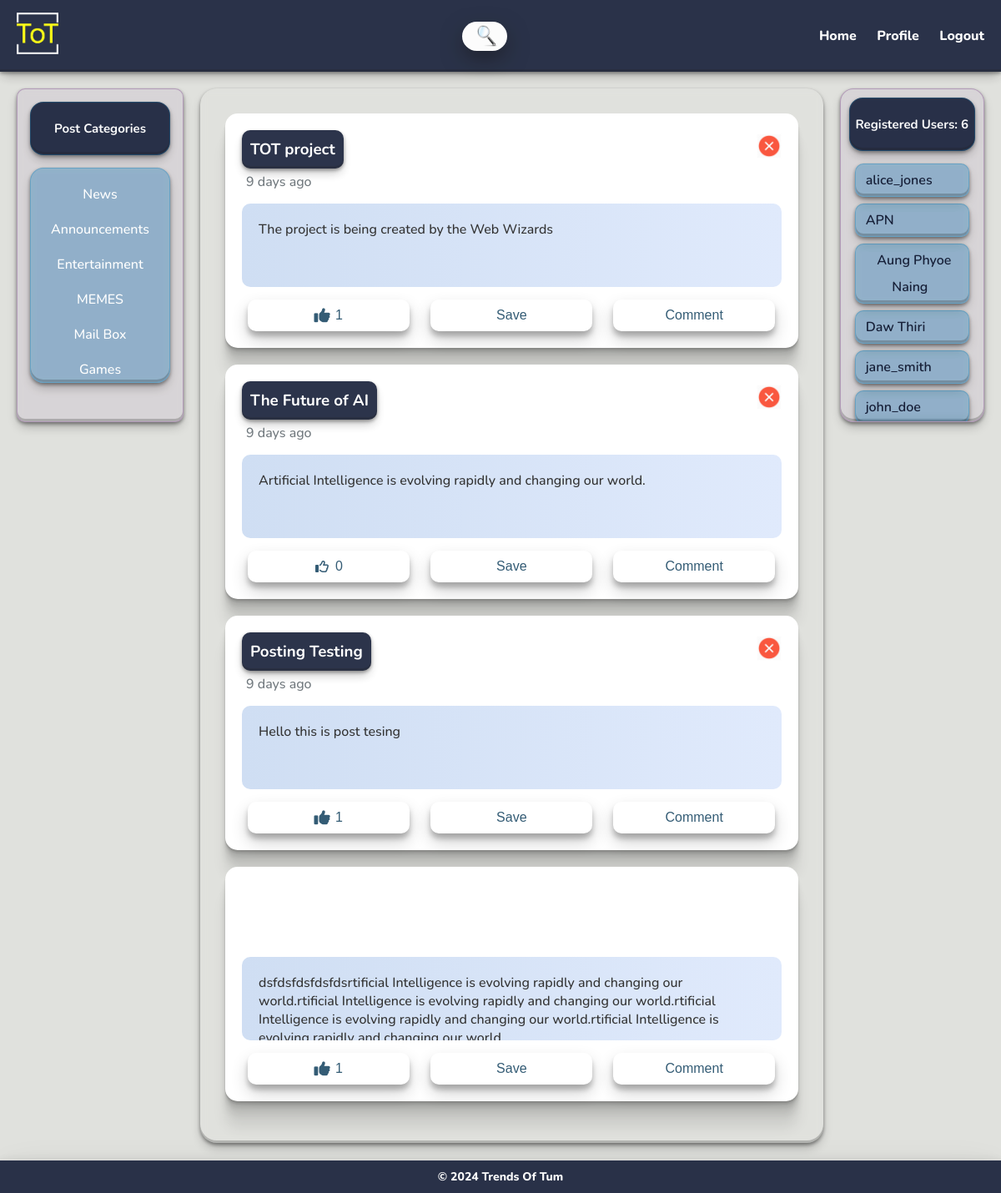
Page /index.php?category=1 (signed in) on the committed database.
### tables this page shows
CREATE TABLE `categories` (
  `id` int(11) NOT NULL,
  `name` varchar(100) NOT NULL,
  `created_at` timestamp NOT NULL DEFAULT current_timestamp()
);

CREATE TABLE `posts` (
  `id` int(11) NOT NULL,
  `title` varchar(255) NOT NULL,
  `content` text NOT NULL,
  `author_id` int(11) DEFAULT NULL,
  `category_id` int(11) DEFAULT NULL,
  `created_at` timestamp NOT NULL DEFAULT current_timestamp(),
  `likes` int(11) DEFAULT 0
);

CREATE TABLE `users` (
  `id` int(11) NOT NULL,
  `username` varchar(50) NOT NULL,
  `email` varchar(100) NOT NULL,
  `password` varchar(255) NOT NULL,
  `created_at` timestamp NOT NULL DEFAULT current_timestamp()
);

### time_calculator.php (called while the page is built)
<?php
function simple_time_ago($created_at) {
    $time_ago = strtotime($created_at);
    $current_time = time();
    $time_difference = $current_time - $time_ago;
    $seconds = $time_difference;
    if ($seconds <= 60) {
        return "Just now";
    } elseif ($seconds <= 3600) {
        return floor($seconds / 60) . " minutes ago";
    } elseif ($seconds <= 86400) {
        return floor($seconds / 3600) . " hours ago";
    } else {
        return floor($seconds / 86400) . " days ago";
    }
}
?>

### load_posts.php (the view, shortened to what this page needs)
<?php
include('db_config.php');
require_once('time_calculator.php');
$category = isset($_GET['category']) ? $_GET['category'] : null;
$user_id = $_SESSION["user_id"];
if ($category) {
    $query = "SELECT * FROM posts WHERE category_id = '$category'";
} else {
    $query = "SELECT * FROM posts ORDER BY created_at DESC";
}
$result = $conn->query($query);
while ($post = $result->fetch_assoc()) {
    $post_id = $post['id'];
    $likeQuery = "SELECT * FROM likes WHERE post_id = $post_id AND user_id = $user_id";
    $likeResult = $conn->query($likeQuery);
    $isLiked = $likeResult->num_rows > 0;
?>
    <article class="post" id="post-<?php echo $post['id'] ?>">
        <div class="post-header">
            <div class="post-title">
                <h3><?php echo $post['title'] ?></h3>
            </div>
            <div class="close-btn" onclick="hidePost(<?php echo $post['id']; ?>)">
                <img src="Close.png" width="30" height="30" alt="Close">
            </div>
        </div>
        <div class="posted-time" style="color :#71797E; margin-top : 5px; margin-left: 5px">
            <p><?php echo simple_time_ago($post['created_at']) ?></p>
        </div>
        <div class=" post-content"><?php echo $post['content'] ?>
            </div>
            <div class="post-actions">
                <button id="like-button-<?php echo $post['id'] ?>" class="<?php echo $isLiked ? 'liked' : 'not-liked'; ?>" onclick="likePost(<?php echo $post['id'] ?>)">
                    <i class="fa <?php echo $isLiked ? 'fa-thumbs-up' : 'fa-thumbs-o-up'; ?>"></i>
                    <span id="like-count-<?php echo $post['id'] ?>"><?php echo $post['likes'] ?></span>
                </button>
                <button onclick="savePost(<?php echo $post['id'] ?>)">Save</button>
                <button onclick="toggleCommentBox(<?php echo $post['id'] ?>)">Comment</button>
            </div>
    </article>
<?php }
?>

### load_categories.php
<?php
include('db_config.php');
$query = "SELECT * FROM categories";
$result = $conn->query($query);
while ($category = $result->fetch_assoc()) {
    echo "<li><a href='index.php?category=" . $category['id'] . "'>" . $category['name'] . "</a></li>";
}

### show_user_list.php
<?php
include 'db_config.php';
$query = "SELECT username FROM users";
$result = $conn->query($query);
while ($row = $result->fetch_assoc()){ ?>
<div class="user-container">
<li><a href="#"><?php echo $row['username']?></a></li>
</div>
<?php }
?>

### css/glass_style.css (style rules this page uses)
* { margin: 0; padding: 0; box-sizing: border-box; }
body { font-family: "Nunito", sans-serif; font-optical-sizing: auto; font-weight: 800; font-style: normal; background: #e0e1dd; color: #333; min-height: 100vh; height: 100%; display: flex; flex-direction: column; }
header, footer, .categories, .post, .registered-users { box-shadow: rgba(17, 17, 26, 0.1) 0px 4px 16px, rgba(17, 17, 26, 0.1) 0px 8px 24px, rgba(17, 17, 26, 0.1) 0px 16px 56px; transition: box-shadow 0.3s ease-in-out; }
.categories li { margin: 10px 0; }
.categories a { text-align: center; text-decoration: none; color: white; display: block; border-radius: 5px; transition: transform 0.2s; font-weight: 500; }
.post { background: white; border-radius: 15px; padding: 20px; font-weight: 500; position: relative; transition: transform 0.3s; box-shadow: rgba(0, 0, 0, 0.09) 0px 2px 1px, rgba(0, 0, 0, 0.09) 0px 4px 2px, rgba(0, 0, 0, 0.09) 0px 8px 4px, rgba(0, 0, 0, 0.09) 0px 16px 8px, rgba(0, 0, 0, 0.09) 0px 32px 16px; max-width: 800px; margin: 0 auto; margin-bottom: 20px; transition: 0.3s; }
.post-header { display: flex; align-items: center; justify-content: space-between; color: white; }
.post-title { background: #161f38; opacity: 0.9; display: inline-block; padding: 10px; border-radius: 10px; box-shadow: rgba(0, 0, 0, 0.4) 0px 2px 4px, rgba(0, 0, 0, 0.3) 0px 7px 13px -3px, rgba(0, 0, 0, 0.2) 0px -3px 0px inset; font-size: 16px; }
.close-btn { background: transparent; border: none; font-size: 24px; color: #ff9a9e; cursor: pointer; }
.post-content { margin: 15px 0; font-size: 16px; background: #e0eafc; background: -webkit-linear-gradient(to right, #cfdef3, #e0eafc); background: linear-gradient(to right, #cfdef3, #e0eafc); border-radius: 10px; height: 100px; padding: 20px; overflow-y: scroll; }
.post-actions { display: flex; justify-content: space-around; }
.post-actions button { padding: 10px 20px; background: rgb(255, 255, 255); border: none; color: #345c75; border-radius: 10px; cursor: pointer; transition: all 0.3s ease; width: 30%; box-shadow: rgba(0, 0, 0, 0.19) 0px 10px 20px, rgba(0, 0, 0, 0.23) 0px 6px 6px; font-size: 16px; display: flex; align-items: center; justify-content: center; transition: 0.3s; }
.user-container { display: flex; justify-content: space-between; }
.user-list .user-container { background: rgba(0, 119, 182, 0.3); border-radius: 10px; box-shadow: rgba(0, 0, 0, 0.4) 0px 2px 4px, rgba(0, 0, 0, 0.3) 0px 7px 13px -3px, rgba(0, 0, 0, 0.2) 0px -3px 0px inset; backdrop-filter: blur(5px); -webkit-backdrop-filter: blur(5px); border: 1px solid rgba(0, 119, 182, 0.3); list-style: none; line-height: 2em; padding: 3px 7px; margin: 0 7px; margin-bottom: 8px; text-align: center; }
.user-list ul li { list-style-type: none; }
.user-list ul li a { font-weight: 600; text-decoration: none; margin: 3px 5px; color: #161f38; }
.post-actions { display: flex; align-items: center; gap: 10px; }
button i { margin-right: 8px; transition: transform 0.2s ease; }
button.liked { background-color: white; color: #345c75; }
button.liked i { color: #345c75; transform: scale(1.2); }
button.not-liked { background-color: white; color: #345c75; }
button.not-liked i { color: #345c75; transform: scale(1); }

### rows in the picture
categories: name "News"
categories: name "Announcements"
categories: name "Entertainment"
categories: name "MEMES"
categories: name "Mail Box"
categories: name "Games"
posts: title "TOT project", created_at "9 days ago", content "The project is being created by the Web Wizards", likes "1"
posts: title "The Future of AI", created_at "9 days ago", content "Artificial Intelligence is evolving rapidly and changing our world.", likes "0"
posts: title "Posting Testing", created_at "9 days ago", content "Hello this is post tesing", likes "1"
posts: content "dsfdsfdsfdsfdsrtificial Intelligence is evolving rapidly and changing our world.rtificial Intelligence is evolving rapidly and changing our world.rtificial Intelligence is evolving rapidly and changing our world.rtificial Intelligence is…", likes "1"
users: username "alice_jones"
users: username "APN"
users: username "Aung Phyoe Naing"
users: username "Daw Thiri"
users: username "jane_smith"
users: username "john_doe"

### other values in the picture
$row['count'] "6"
